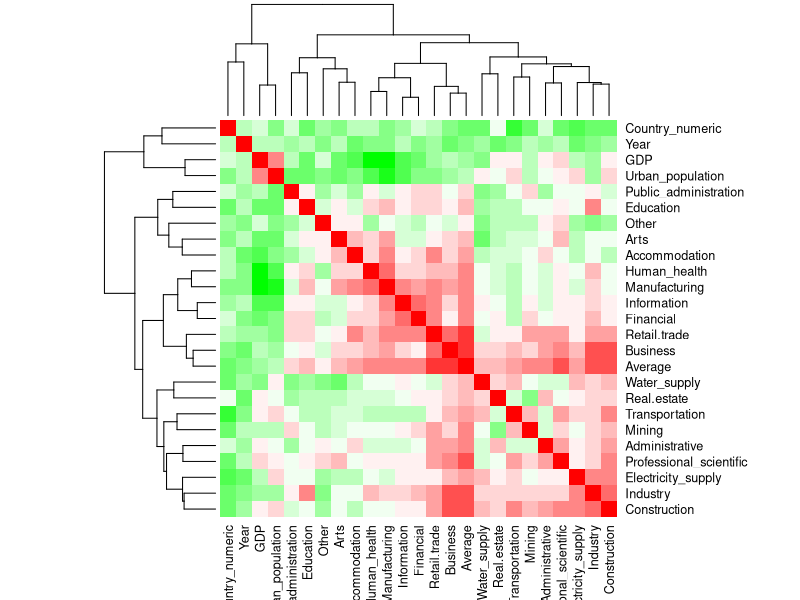

The R script that drew this image:
library(tidyverse)
library(ggplot2)

#Let' have a look at the correlations
pay_gap_Europe <- read.csv("pay_gap_Europe.csv")

#create a new column with the country
pay_gap_Europe$Country_factor <- as.factor(pay_gap_Europe$Country)
#give to each country a numeric value
pay_gap_Europe$Country_numeric <- as.numeric(pay_gap_Europe$Country_factor) - 1
pay_gap_Europe

#remove from the past dataset the qualitative values
pay_gap<-subset(pay_gap_Europe,select=-c(Country, Country_factor) )
pay_gap


#see the correlation of pay_gap
pay_gap.corr<-cor(na.omit(pay_gap))
pay_gap.corr

#Make a graph for the correlation
palette=colorRampPalette(c("green", "white", "red")) (20)
heatmap(x=pay_gap.corr,col = palette, symm = TRUE)